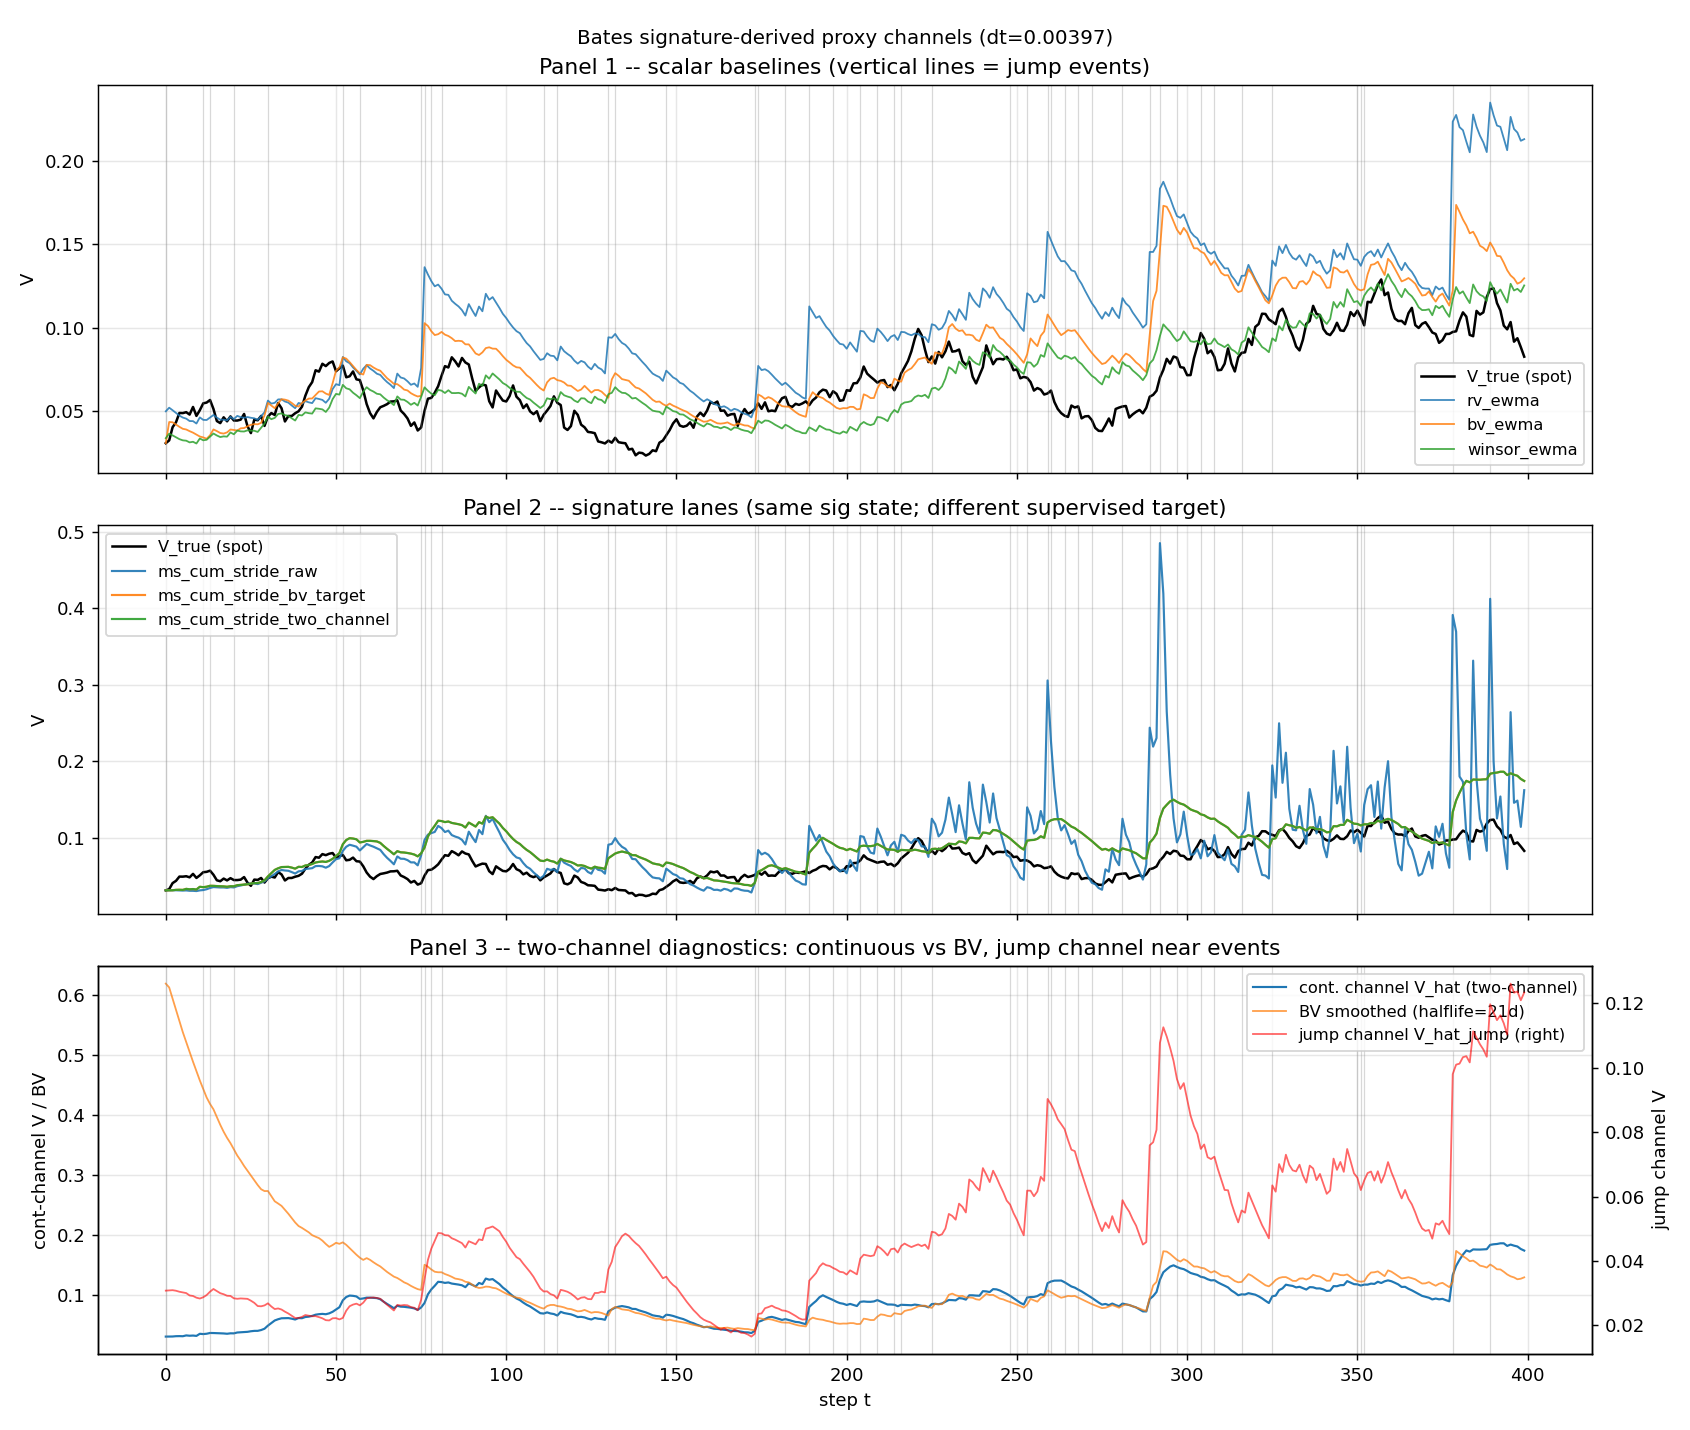

Recreate this plot in Python.
r"""
BENCHMARK STUDY: signature-derived proxy channels on Bates jumps.

Context
-------
The Bates filter study (`study_bates_signature_filters.py`) showed a
clear failure mode for the current signature lane:

  - online BLR targets are raw `r_t^2 / dt`
  - a few jump-contaminated steps corrupt BLR posterior weights
  - calm-window corr is reasonable (~0.58), but jump-window corr collapses

The winsorized EWMA scalar wins that benchmark NOT because signatures
"cannot see" the latent V, but because they are trained on the wrong
local characteristic.

This follow-up study tests a focused, honest hypothesis:
  Is the Bates signature failure primarily a TARGET problem (what we
  supervise the BLR on), or a REPRESENTATION problem (the multires
  cumulative-stride sig state cannot distinguish continuous variation
  from jumps)?

Conceptual framing (kept explicit in comments):
  - EXTERNAL handcrafted proxy  -- e.g. BV or winsorized EWMA.
                                   Computed from r_t alone, no sig state.
  - SIGNATURE-DERIVED PROXY     -- a local characteristic that uses the
                                   existing sig features/state as input
                                   to a small learned readout (BLR).
  - TARGET                      -- the supervised signal the BLR is
                                   updated toward.  Swapping this is a
                                   TARGET change, not an architecture
                                   change.

Theory reference
----------------
From `docs/hida_malliavin_signature_unification.md`:
  - Level-2 lead-lag geometry captures QV-type information.
  - Level-3 is the natural home for jump / skew information.
  - The standard continuous signature is insufficient for jumps; a
    Marcus extension is the principled cure.  Marcus is OUT of scope
    for this pass.  We stay at the existing level-2 lead-lag state and
    test whether target/channel engineering alone closes the gap.

Signature lanes compared
------------------------
  A. ms_cum_stride_raw         -- existing lane, target = r_t^2/dt.
  B. ms_cum_stride_bv_target   -- same sig state, target = BV per step
                                   = (pi/2) * |r_{t-1}| * |r_t| / dt.
  C. ms_cum_stride_two_channel -- same sig state; two BLR heads per
                                   stride -> two outer CIR Kalmans:
                                   continuous channel (BV target) +
                                   jump channel (max(r^2/dt - BV, 0)
                                   target).  V_hat = continuous only
                                   (the latent V we compare against is
                                   continuous-Heston by construction).

Scalar baselines
----------------
  rv_ewma      -- EWMA of r^2/dt.                 (plain, non-robust)
  bv_ewma      -- EWMA of (pi/2)|r_{t-1}||r_t|/dt.(robust handcrafted)
  winsor_ewma  -- EWMA of min(r^2/dt, k*V_running).(robust handcrafted)

All signature lanes share the SAME signature state and stride ladder
as `ms_cum_stride_raw`: strides (1, 5, 20) days.  No hyperparameter
sweep.  Only the SUPERVISED TARGET differs.

Pre-registered strong-positive bar
----------------------------------
A "meaningful recovery" is declared ONLY if BOTH hold:
  - best signature-proxy lane (B or C) improves over
    `ms_cum_stride_raw` by > +0.10 corr on the jump-adjacent subset,
  AND
  - best signature-proxy lane closes at least HALF the gap from
    `ms_cum_stride_raw` to `winsor_ewma` on overall corr.
"""

from __future__ import annotations

import os
import sys
from dataclasses import dataclass
from typing import Callable, Dict, List, Optional, Tuple

import numpy as np

HERE = os.path.dirname(os.path.abspath(__file__))
sys.path.insert(0, HERE)
sys.path.insert(0, os.path.join(HERE, os.pardir, os.pardir))

# Reuse the Bates simulator + scalar baselines + jump-adjacent mask
# from the prior study.  NO new simulator.
from study_bates_signature_filters import (
    BatesConfig,
    EWMAr2,
    EWMABipower,
    EWMAWinsorized,
    _jump_adjacent_mask,
    simulate_bates,
)
from examples.proof_of_concept.signature_features import (
    RecurrentLeadLagLogSigMap,
)
from src.sskf.multiscale_leadlag_filters import (
    BLRHead3,
    OuterCIRKalmanV,
    _precision_combine,
    _QV_IDX_IN_L2,
    _RET_LEAD_IDX_IN_L1,
)


# ==========================================================================
# Minimal cumulative-stride sig filter with PLUGGABLE target function(s).
# --------------------------------------------------------------------------
# Reuses the exact architecture of CumulativeStrideLeadLagBLRKFilter
# (one cumulative lead-lag log-sig + Chen-level-2 window recovery at
# calendar strides + per-stride BLR -> precision-fused -> outer CIR
# Kalman), but exposes the TARGET function as a constructor argument.
# When a single target is specified, we get one outer Kalman.  When a
# TARGET PAIR is specified, we get a two-channel filter with two
# independent outer Kalmans (for diagnostics).
# ==========================================================================


def _chen_level2_window(
    a1_past: np.ndarray, a1_now: np.ndarray,
    a2_past: np.ndarray, a2_now: np.ndarray,
    dim_l2: int,
) -> Tuple[np.ndarray, np.ndarray]:
    r"""Exact Chen identity at level 2 on lead-lag log-sig:
      a_2_window = a_2_now - a_2_past - 0.5 * [a_1_past, a_1_now]
    """
    a1_win = a1_now - a1_past
    d = a1_past.size
    bracket = np.zeros(dim_l2)
    idx = 0
    for i in range(d):
        for j in range(i + 1, d):
            bracket[idx] = a1_past[i] * a1_now[j] - a1_past[j] * a1_now[i]
            idx += 1
    a2_win = a2_now - a2_past - 0.5 * bracket
    return a1_win, a2_win


def _phi_from_window(a1_win: np.ndarray, a2_win: np.ndarray, m: int, dt: float) -> np.ndarray:
    r"""Same normalization as `CumulativeStrideLeadLagBLRKFilter._phi_from_window`."""
    scale = max(float(m) * dt, 1e-12)
    return np.array([
        2.0 * float(a2_win[_QV_IDX_IN_L2]) / scale,
        float(a1_win[_RET_LEAD_IDX_IN_L1]) / scale,
        1.0,
    ])


@dataclass
class CumStrideSigConfig:
    strides: Tuple[int, ...]
    kappa: float
    theta: float
    xi: float
    dt: float
    V_floor: float = 1e-6
    P_init_mult: float = 10.0
    prior_w_var: float = 10.0
    sigma_n2_init: float = 0.01
    sigma_n2_alpha: float = 0.01


class CumStrideSigFilter:
    r"""Signature state + pluggable target.  Supports one-channel or two-channel.

    Target function signature:
      target_fn(r_t: float, dt: float, prev_abs_r: Optional[float],
                V_running: float) -> float

    For the two-channel variant, pass a PAIR of target functions
    (cont_target_fn, jump_target_fn).  Each channel maintains its own
    BLR heads, its own outer Kalman, and its own posterior V estimate.
    """

    def __init__(
        self, cfg: CumStrideSigConfig,
        target_fn_single: Optional[Callable] = None,
        target_fn_pair: Optional[Tuple[Callable, Callable]] = None,
        name: str = "cum_stride_sig",
    ):
        assert (target_fn_single is not None) != (target_fn_pair is not None), (
            "specify exactly one of target_fn_single or target_fn_pair"
        )
        self.cfg = cfg
        self.name = name
        self.target_fn_single = target_fn_single
        self.target_fn_pair = target_fn_pair
        self.two_channel = target_fn_pair is not None
        self.strides = tuple(int(m) for m in cfg.strides)
        self.K = len(self.strides)

        # Single cumulative lead-lag log-sig state.
        self._ll = RecurrentLeadLagLogSigMap(
            state_dim=2, level=2, forgetting_factor=1.0,
        )
        self._max_stride = max(self.strides)
        self._buf_size = self._max_stride + 2
        self._l1_buf = np.zeros((self._buf_size, self._ll.dim_l1))
        self._l2_buf = np.zeros((self._buf_size, self._ll.dim_l2))
        self._buf_idx = 0
        self._buf_count = 0

        # Per-channel per-stride BLR heads + one outer Kalman per channel.
        self._n_channels = 2 if self.two_channel else 1
        self._heads: List[List[BLRHead3]] = [
            [
                BLRHead3.fresh(
                    prior_w_var=cfg.prior_w_var,
                    sigma_n2_init=cfg.sigma_n2_init,
                    sigma_n2_alpha=cfg.sigma_n2_alpha,
                )
                for _ in self.strides
            ]
            for _ in range(self._n_channels)
        ]
        P0 = cfg.xi ** 2 * cfg.theta * cfg.dt * cfg.P_init_mult
        self._kf = [
            OuterCIRKalmanV(
                kappa=cfg.kappa, theta=cfg.theta, xi=cfg.xi,
                V=cfg.theta, P=P0, V_floor=cfg.V_floor,
            )
            for _ in range(self._n_channels)
        ]

        # Running state for target computations (prev |r|, V running).
        self._prev_abs_r: Optional[float] = None
        self._last_z: float = 0.0

    def reset(self, V0: float) -> None:
        V0 = max(float(V0), self.cfg.V_floor)
        P0 = self.cfg.xi ** 2 * self.cfg.theta * self.cfg.dt * self.cfg.P_init_mult
        for kf in self._kf:
            kf.V = V0
            kf.P = P0
        self._ll.reset()
        self._l1_buf[:] = 0.0
        self._l2_buf[:] = 0.0
        self._buf_idx = 0
        self._buf_count = 0
        for ch in self._heads:
            for h in ch:
                h.reset()
        self._prev_abs_r = None
        self._last_z = 0.0

    def _buf_get(self, m: int) -> Tuple[Optional[np.ndarray], Optional[np.ndarray]]:
        if self._buf_count <= m:
            return None, None
        idx = (self._buf_idx - 1 - m) % self._buf_size
        return self._l1_buf[idx].copy(), self._l2_buf[idx].copy()

    def observe(self, r_t: float, dt: float) -> None:
        # 1) advance sig state
        dx = np.array([float(dt), float(r_t)])
        self._ll.update(dx)
        a1_now = self._ll.l1.copy()
        a2_now = self._ll.l2.copy()
        idx_buf = self._buf_idx % self._buf_size
        self._l1_buf[idx_buf] = a1_now
        self._l2_buf[idx_buf] = a2_now
        self._buf_idx += 1
        self._buf_count = min(self._buf_count + 1, self._buf_size)

        # 2) per-channel predictive Gaussians from per-stride BLRs
        per_channel_active: List[List[Tuple[int, np.ndarray]]] = [[] for _ in range(self._n_channels)]
        per_channel_ys: List[List[float]] = [[] for _ in range(self._n_channels)]
        per_channel_Rs: List[List[float]] = [[] for _ in range(self._n_channels)]
        for k, m in enumerate(self.strides):
            a1_past, a2_past = self._buf_get(m)
            if a1_past is None:
                continue
            a1_win, a2_win = _chen_level2_window(
                a1_past, a1_now, a2_past, a2_now, self._ll.dim_l2,
            )
            phi = _phi_from_window(a1_win, a2_win, m, self.cfg.dt)
            for ch in range(self._n_channels):
                y_pred, R_pred = self._heads[ch][k].predict(phi)
                per_channel_ys[ch].append(max(y_pred, 1e-8))
                per_channel_Rs[ch].append(R_pred)
                per_channel_active[ch].append((k, phi))

        # 3) per-channel outer Kalman predict+absorb
        for ch in range(self._n_channels):
            V_pred, P_pred = self._kf[ch].predict(dt)
            if not per_channel_ys[ch]:
                self._kf[ch].V = max(V_pred, self.cfg.V_floor)
                self._kf[ch].P = P_pred
                continue
            y_bar, R_bar = _precision_combine(per_channel_ys[ch], per_channel_Rs[ch])
            V_new, P_new, z = self._kf[ch].absorb(V_pred, P_pred, y_bar, R_bar)
            self._kf[ch].V = V_new
            self._kf[ch].P = P_new
            if ch == 0:
                self._last_z = z

        # 4) per-channel BLR posterior update on the SUPERVISED target(s)
        if self.two_channel:
            cont_fn, jump_fn = self.target_fn_pair
            # Use the V running of the CONTINUOUS channel as a reference (useful for winsor-style).
            V_run = self._kf[0].V
            t_cont = float(cont_fn(r_t, dt, self._prev_abs_r, V_run))
            t_jump = float(jump_fn(r_t, dt, self._prev_abs_r, V_run))
            for k, phi in per_channel_active[0]:
                self._heads[0][k].update(phi, t_cont)
            for k, phi in per_channel_active[1]:
                self._heads[1][k].update(phi, t_jump)
        else:
            V_run = self._kf[0].V
            t_val = float(self.target_fn_single(r_t, dt, self._prev_abs_r, V_run))
            for k, phi in per_channel_active[0]:
                self._heads[0][k].update(phi, t_val)

        self._prev_abs_r = float(np.abs(r_t))

    def V_hat(self) -> float:
        return float(self._kf[0].V)

    def V_hat_cont(self) -> float:
        return float(self._kf[0].V)

    def V_hat_jump(self) -> float:
        if not self.two_channel:
            return float("nan")
        return float(self._kf[1].V)

    def last_z(self) -> float:
        return float(self._last_z)

    def V_interval(self) -> Tuple[float, float]:
        sd = float(np.sqrt(max(self._kf[0].P, 1e-18)))
        return (
            float(max(self._kf[0].V - 1.645 * sd, 0.0)),
            float(self._kf[0].V + 1.645 * sd),
        )


# ==========================================================================
# Target functions
# ==========================================================================


def target_raw_r2(r_t: float, dt: float, prev_abs_r: Optional[float], V_run: float) -> float:
    return (r_t * r_t) / dt


def target_bv_per_step(r_t: float, dt: float, prev_abs_r: Optional[float], V_run: float) -> float:
    r"""Bipower-variation per-step: (pi/2) * |r_{t-1}| * |r_t| / dt.

    Warm-up: when prev_abs_r is None (very first step), fall back to
    min(r^2/dt, 3*V_run) to avoid injecting a large atom into the prior.
    Documented warm-up: one step.
    """
    abs_r = float(np.abs(r_t))
    if prev_abs_r is None:
        return min((r_t * r_t) / dt, 3.0 * max(V_run, 1e-8))
    return (np.pi / 2.0) * float(prev_abs_r) * abs_r / dt


def target_jump_residual(
    r_t: float, dt: float, prev_abs_r: Optional[float], V_run: float,
) -> float:
    r"""Jump channel target: positive residual of r^2/dt over BV per step.

    rv = r_t^2 / dt.  bv = (pi/2) |r_{t-1}| |r_t| / dt.  target = max(rv - bv, 0).
    """
    rv = (r_t * r_t) / dt
    if prev_abs_r is None:
        return 0.0
    abs_r = float(np.abs(r_t))
    bv = (np.pi / 2.0) * float(prev_abs_r) * abs_r / dt
    return max(rv - bv, 0.0)


# ==========================================================================
# Study driver
# ==========================================================================


def _make_bates_factories(
    bates: BatesConfig,
) -> Dict[str, Callable[[], object]]:
    sig_cfg = CumStrideSigConfig(
        strides=(1, 5, 20),
        kappa=bates.kappa, theta=bates.theta, xi=bates.xi, dt=bates.dt,
    )
    halflife = 21.0
    return {
        "rv_ewma":                   lambda: EWMAr2(halflife_steps=halflife, dt=bates.dt),
        "bv_ewma":                   lambda: EWMABipower(halflife_steps=halflife, dt=bates.dt),
        "winsor_ewma":               lambda: EWMAWinsorized(halflife_steps=halflife, dt=bates.dt, k=4.0),
        "ms_cum_stride_raw":         lambda: CumStrideSigFilter(
            sig_cfg, target_fn_single=target_raw_r2, name="ms_cum_stride_raw",
        ),
        "ms_cum_stride_bv_target":   lambda: CumStrideSigFilter(
            sig_cfg, target_fn_single=target_bv_per_step,
            name="ms_cum_stride_bv_target",
        ),
        "ms_cum_stride_two_channel": lambda: CumStrideSigFilter(
            sig_cfg,
            target_fn_pair=(target_bv_per_step, target_jump_residual),
            name="ms_cum_stride_two_channel",
        ),
    }


def _fresh_lanes(factories: Dict[str, Callable[[], object]], V0: float) -> Dict[str, object]:
    lanes = {name: factory() for name, factory in factories.items()}
    for est in lanes.values():
        est.reset(V0)
    return lanes


def _rollout(
    bates: BatesConfig, factories: Dict[str, Callable[[], object]],
    T: int, V0: float, seed: int,
) -> Dict[str, np.ndarray]:
    sim = simulate_bates(bates, T, V0, seed)
    lanes = _fresh_lanes(factories, V0)
    V_hat_post = {name: np.zeros(T) for name in lanes}
    # Two-channel diagnostics (only filled for the two-channel lane).
    V_hat_jump_post = np.full(T, np.nan)
    # Per-step BV reference target (for channel diagnostics).
    bv_series = np.zeros(T)
    prev_abs_r: Optional[float] = None
    for t in range(T):
        r = float(sim["dr_S"][t])
        for name, est in lanes.items():
            est.observe(r, bates.dt)
            V_hat_post[name][t] = est.V_hat()
            if name == "ms_cum_stride_two_channel" and hasattr(est, "V_hat_jump"):
                V_hat_jump_post[t] = est.V_hat_jump()
        # Per-step BV reference (for corr(cont channel, BV)):
        abs_r = float(np.abs(r))
        if prev_abs_r is None:
            bv_series[t] = (r * r) / bates.dt
        else:
            bv_series[t] = (np.pi / 2.0) * prev_abs_r * abs_r / bates.dt
        prev_abs_r = abs_r
    return {
        "V_true_pre": sim["V"],
        "dr_S":       sim["dr_S"],
        "jump":       sim["jump"],
        "V_hat_post": V_hat_post,
        "V_hat_jump": V_hat_jump_post,
        "bv_series":  bv_series,
    }


def _pooled(pred_list: List[np.ndarray], tgt_list: List[np.ndarray],
            mask_list: Optional[List[np.ndarray]] = None, warmup: int = 30,
            ) -> Tuple[float, float, int]:
    p_all: List[np.ndarray] = []
    t_all: List[np.ndarray] = []
    for i in range(len(pred_list)):
        p = pred_list[i][warmup:]
        t = tgt_list[i][warmup:]
        if mask_list is not None:
            m = mask_list[i][warmup:]
            p = p[m]
            t = t[m]
        p_all.append(p)
        t_all.append(t)
    p_cat = np.concatenate(p_all) if p_all else np.zeros(0)
    t_cat = np.concatenate(t_all) if t_all else np.zeros(0)
    mask = np.isfinite(p_cat) & np.isfinite(t_cat)
    if mask.sum() < 3:
        return float("nan"), float("nan"), int(mask.sum())
    rmse = float(np.sqrt(np.mean((p_cat[mask] - t_cat[mask]) ** 2)))
    corr = float(np.corrcoef(p_cat[mask], t_cat[mask])[0, 1])
    return rmse, corr, int(mask.sum())


def run_proxy_study(
    bates: BatesConfig, n_seeds: int, T: int, warmup: int,
    base_seed: int,
):
    factories = _make_bates_factories(bates)
    lane_names = list(factories.keys())
    hat: Dict[str, List[np.ndarray]] = {n: [] for n in lane_names}
    V_jump_list: List[np.ndarray] = []
    V_list: List[np.ndarray] = []
    bv_list: List[np.ndarray] = []
    jump_list: List[np.ndarray] = []
    dr_list: List[np.ndarray] = []
    v0_rng = np.random.RandomState(base_seed)
    for k in range(n_seeds):
        V0 = float(v0_rng.uniform(0.02, 0.08))
        out = _rollout(bates, factories, T, V0, base_seed + 1 + k)
        for name in lane_names:
            hat[name].append(out["V_hat_post"][name])
        V_list.append(out["V_true_pre"])
        V_jump_list.append(out["V_hat_jump"])
        bv_list.append(out["bv_series"])
        jump_list.append(out["jump"])
        dr_list.append(out["dr_S"])
    jump_masks = [_jump_adjacent_mask(j, radius=5) for j in jump_list]
    calm_masks = [~m for m in jump_masks]

    results: Dict[str, Dict[str, Tuple[float, float, int]]] = {}
    for name in lane_names:
        stats = {}
        stats["spot_V_all"]  = _pooled(hat[name], V_list, warmup=warmup)
        stats["spot_V_jump"] = _pooled(hat[name], V_list, mask_list=jump_masks, warmup=warmup)
        stats["spot_V_calm"] = _pooled(hat[name], V_list, mask_list=calm_masks, warmup=warmup)
        results[name] = stats

    # Channel diagnostics for two-channel lane:
    # - continuous channel V_hat_cont vs per-step BV: should be high
    #   (BV is the target the continuous channel is trained on)
    # - jump channel V_hat_jump vs jump indicator: should be positive
    channel_diag: Dict[str, Tuple[float, float, int]] = {}
    cont_hat = hat["ms_cum_stride_two_channel"]
    # corr(cont channel, BV series smoothed over same 21-halflife for fair scale)
    bv_smooth_list: List[np.ndarray] = []
    alpha = 1.0 - float(np.exp(-np.log(2.0) / 21.0))
    for bv in bv_list:
        smooth = np.zeros_like(bv)
        s = bv[0]
        for i, b in enumerate(bv):
            s = (1.0 - alpha) * s + alpha * b
            smooth[i] = s
        bv_smooth_list.append(smooth)
    channel_diag["cont_vs_bv_smoothed"] = _pooled(cont_hat, bv_smooth_list, warmup=warmup)
    # corr(jump channel, jump-energy) where jump-energy = (rv - bv_smoothed)_+
    jump_energy_list = []
    for dr, bvs in zip(dr_list, bv_smooth_list):
        rv = (dr ** 2) / bates.dt
        jump_energy_list.append(np.maximum(rv - bvs, 0.0))
    channel_diag["jump_vs_jump_energy"] = _pooled(
        V_jump_list, jump_energy_list, warmup=warmup,
    )
    # corr(jump channel, binary jump indicator)
    jump_ind_list = [j.astype(float) for j in jump_list]
    channel_diag["jump_vs_jump_indicator"] = _pooled(
        V_jump_list, jump_ind_list, warmup=warmup,
    )

    # Hold a single representative trajectory for the plot (first seed).
    trace = {
        "V_true_pre": V_list[0],
        "dr_S":       dr_list[0],
        "jump":       jump_list[0],
        "V_hat_post": {name: hat[name][0] for name in lane_names},
        "V_hat_jump": V_jump_list[0],
        "bv_smooth":  bv_smooth_list[0],
    }
    return results, channel_diag, trace


# ==========================================================================
# Reporting
# ==========================================================================


def _print_table(results) -> None:
    cols = ["spot_V_all", "spot_V_jump", "spot_V_calm"]
    labels = {"spot_V_all": "spot V (all)",
              "spot_V_jump": "spot V (jump)",
              "spot_V_calm": "spot V (calm)"}
    print("Bates signature-proxy study  --  pooled corr / RMSE vs latent spot V")
    print("-" * 108)
    print(f"{'lane':30s} | {'stat':>5s} |", end="")
    for k in cols:
        print(f"  {labels[k]:>16s}", end="")
    print()
    print("-" * 108)
    for lane, stats in results.items():
        print(f"{lane:30s} | {'corr':>5s} |", end="")
        for k in cols:
            _, c, _ = stats.get(k, (float("nan"), float("nan"), 0))
            cell = f"{c:+.4f}" if np.isfinite(c) else "    nan"
            print(f"  {cell:>16s}", end="")
        print()
    print("-" * 108)
    for lane, stats in results.items():
        print(f"{lane:30s} | {'rmse':>5s} |", end="")
        for k in cols:
            r, _, _ = stats.get(k, (float("nan"), float("nan"), 0))
            cell = f"{r:.4f}" if np.isfinite(r) else "   nan"
            print(f"  {cell:>16s}", end="")
        print()
    print()


def _print_channel_diag(diag) -> None:
    print("Two-channel diagnostics  (corr / RMSE; predictions from the two-channel lane)")
    print("-" * 72)
    for key, (rmse, corr, n) in diag.items():
        cell_c = f"{corr:+.4f}" if np.isfinite(corr) else "nan"
        cell_r = f"{rmse:.4f}" if np.isfinite(rmse) else "nan"
        print(f"  {key:26s}  corr={cell_c:>8s}   rmse={cell_r:>8s}   (n={n})")
    print()


def _plot(trace, out_path: str, dt: float) -> None:
    import matplotlib
    matplotlib.use("Agg")
    import matplotlib.pyplot as plt

    V_true = trace["V_true_pre"]
    V_hats = trace["V_hat_post"]
    V_jump = trace["V_hat_jump"]
    bv_sm = trace["bv_smooth"]
    jump = trace["jump"]
    T = V_true.size
    t_axis = np.arange(T)
    jump_idx = np.where(jump > 0)[0]

    fig, axes = plt.subplots(3, 1, figsize=(13, 11), sharex=True)

    # Panel 1: scalar baselines
    ax = axes[0]
    ax.plot(t_axis, V_true, "k-", lw=1.4, label="V_true (spot)")
    for j in jump_idx:
        ax.axvline(j, color="gray", alpha=0.3, lw=0.7)
    for name in ("rv_ewma", "bv_ewma", "winsor_ewma"):
        if name in V_hats:
            ax.plot(t_axis, V_hats[name], lw=1.0, alpha=0.85, label=name)
    ax.set_ylabel("V")
    ax.set_title("Panel 1 -- scalar baselines (vertical lines = jump events)")
    ax.legend(fontsize=9, loc="best")
    ax.grid(alpha=0.3)

    # Panel 2: signature lanes
    ax = axes[1]
    ax.plot(t_axis, V_true, "k-", lw=1.4, label="V_true (spot)")
    for j in jump_idx:
        ax.axvline(j, color="gray", alpha=0.3, lw=0.7)
    for name in ("ms_cum_stride_raw", "ms_cum_stride_bv_target", "ms_cum_stride_two_channel"):
        if name in V_hats:
            ax.plot(t_axis, V_hats[name], lw=1.2, alpha=0.9, label=name)
    ax.set_ylabel("V")
    ax.set_title("Panel 2 -- signature lanes (same sig state; different supervised target)")
    ax.legend(fontsize=9, loc="best")
    ax.grid(alpha=0.3)

    # Panel 3: proxy-channel diagnostics for the two-channel lane
    ax = axes[2]
    ax.plot(t_axis, V_hats["ms_cum_stride_two_channel"], lw=1.2,
            label="cont. channel V_hat (two-channel)")
    ax.plot(t_axis, bv_sm, lw=1.0, alpha=0.75,
            label="BV smoothed (halflife=21d)")
    # jump channel on secondary axis
    ax2 = ax.twinx()
    ax2.plot(t_axis, V_jump, "r-", lw=1.0, alpha=0.6,
             label="jump channel V_hat_jump (right)")
    for j in jump_idx:
        ax.axvline(j, color="gray", alpha=0.3, lw=0.7)
    ax.set_xlabel("step t")
    ax.set_ylabel("cont-channel V / BV")
    ax2.set_ylabel("jump channel V")
    ax.set_title("Panel 3 -- two-channel diagnostics: continuous vs BV, jump channel near events")
    # combined legend
    lines_1, labels_1 = ax.get_legend_handles_labels()
    lines_2, labels_2 = ax2.get_legend_handles_labels()
    ax.legend(lines_1 + lines_2, labels_1 + labels_2, fontsize=9, loc="best")
    ax.grid(alpha=0.3)

    fig.suptitle(
        f"Bates signature-derived proxy channels (dt={dt:.5f})",
        fontsize=11,
    )
    fig.tight_layout()
    fig.savefig(out_path, dpi=130)
    plt.close(fig)


# ==========================================================================
# Main
# ==========================================================================


def main() -> None:
    bates = BatesConfig()
    print("=" * 108)
    print("BENCHMARK FOLLOW-UP:  signature-derived proxy channels on Bates jumps")
    print("  Same Heston block, same jump block as `study_bates_signature_filters.py`.")
    print(f"  lambda_j = {bates.lambda_j}/yr, mu_j = {bates.mu_j}, sigma_j = {bates.sigma_j}")
    print(f"  dt = {bates.dt:.5f} (daily cadence).  Signature lanes share strides (1, 5, 20)d.")
    print("  ONLY the supervised target changes between signature lanes.")
    print("=" * 108)

    n_seeds = 40
    T = 400
    warmup = 30
    print(f"STUDY  --  n_seeds={n_seeds}, T={T}, warm-up={warmup}")
    results, channel_diag, trace = run_proxy_study(
        bates, n_seeds=n_seeds, T=T, warmup=warmup, base_seed=15_000,
    )
    print()
    _print_table(results)
    _print_channel_diag(channel_diag)

    # Figure
    plot_path = os.path.join(HERE, "study_bates_signature_proxy_channels.png")
    try:
        _plot(trace, out_path=plot_path, dt=bates.dt)
        print(f"Saved figure: {plot_path}")
    except Exception as e:
        print(f"Figure skipped: {e}")

    # Direct answers
    def corr(lane: str, key: str = "spot_V_all") -> float:
        entry = results.get(lane, {}).get(key, None)
        return float(entry[1]) if entry is not None else float("nan")

    raw = corr("ms_cum_stride_raw")
    bv_t = corr("ms_cum_stride_bv_target")
    tc   = corr("ms_cum_stride_two_channel")
    best_sig_proxy = max(
        [("bv_target", bv_t), ("two_channel", tc)],
        key=lambda x: x[1] if np.isfinite(x[1]) else -np.inf,
    )
    winsor = corr("winsor_ewma")
    raw_jump = corr("ms_cum_stride_raw", "spot_V_jump")
    bv_t_jump = corr("ms_cum_stride_bv_target", "spot_V_jump")
    tc_jump = corr("ms_cum_stride_two_channel", "spot_V_jump")
    best_sig_proxy_jump = max(bv_t_jump, tc_jump) if np.isfinite(bv_t_jump) or np.isfinite(tc_jump) else float("nan")

    jump_gain = best_sig_proxy_jump - raw_jump
    gap_raw_to_winsor = winsor - raw
    gap_closed = best_sig_proxy[1] - raw if gap_raw_to_winsor > 0 else 0.0
    half_gap = 0.5 * gap_raw_to_winsor

    print("=" * 108)
    print("DIRECT ANSWERS")
    print("=" * 108)
    print(f"  ms_cum_stride_raw          corr spot V (all)  = {raw:+.4f}   (jump) = {raw_jump:+.4f}")
    print(f"  ms_cum_stride_bv_target    corr spot V (all)  = {bv_t:+.4f}   (jump) = {bv_t_jump:+.4f}")
    print(f"  ms_cum_stride_two_channel  corr spot V (all)  = {tc:+.4f}   (jump) = {tc_jump:+.4f}")
    print(f"  winsor_ewma                corr spot V (all)  = {winsor:+.4f}")
    print()
    print(f"  best signature-proxy lane  : {best_sig_proxy[0]} (all corr = {best_sig_proxy[1]:+.4f})")
    print(f"  jump-adjacent gain vs raw  : {jump_gain:+.4f}   (bar for recovery: > +0.10)")
    print(f"  raw -> winsor gap (all)    : {gap_raw_to_winsor:+.4f}")
    print(f"  proxy lane gap closure     : {gap_closed:+.4f}   (bar for recovery: > {half_gap:+.4f})")

    if jump_gain > 0.10 and gap_closed > half_gap:
        verdict = ("MEANINGFUL RECOVERY: signature-proxy lane beats ms_cum_stride_raw by "
                   ">+0.10 corr on jump-adjacent AND closes >= half the raw->winsor gap.  "
                   "Bates failure was primarily a TARGET problem.")
    elif jump_gain > 0.10:
        verdict = ("PARTIAL RECOVERY (jump-adjacent only): target fix closes a real part of "
                   "the jump-window gap but does NOT close half the raw->winsor gap overall. "
                   "Target matters; representation may also matter.")
    elif gap_closed > half_gap:
        verdict = ("PARTIAL RECOVERY (overall only): target fix closes overall gap but "
                   "jump-adjacent gain < 0.10.  Probably a mix of target + scale effects.")
    else:
        verdict = ("NO RECOVERY: target swap does not materially close the Bates gap.  "
                   "At this config, signature REPRESENTATION is also a bottleneck.")
    print(f"  Verdict                    : {verdict}")
    print("=" * 108)


if __name__ == "__main__":
    main()
